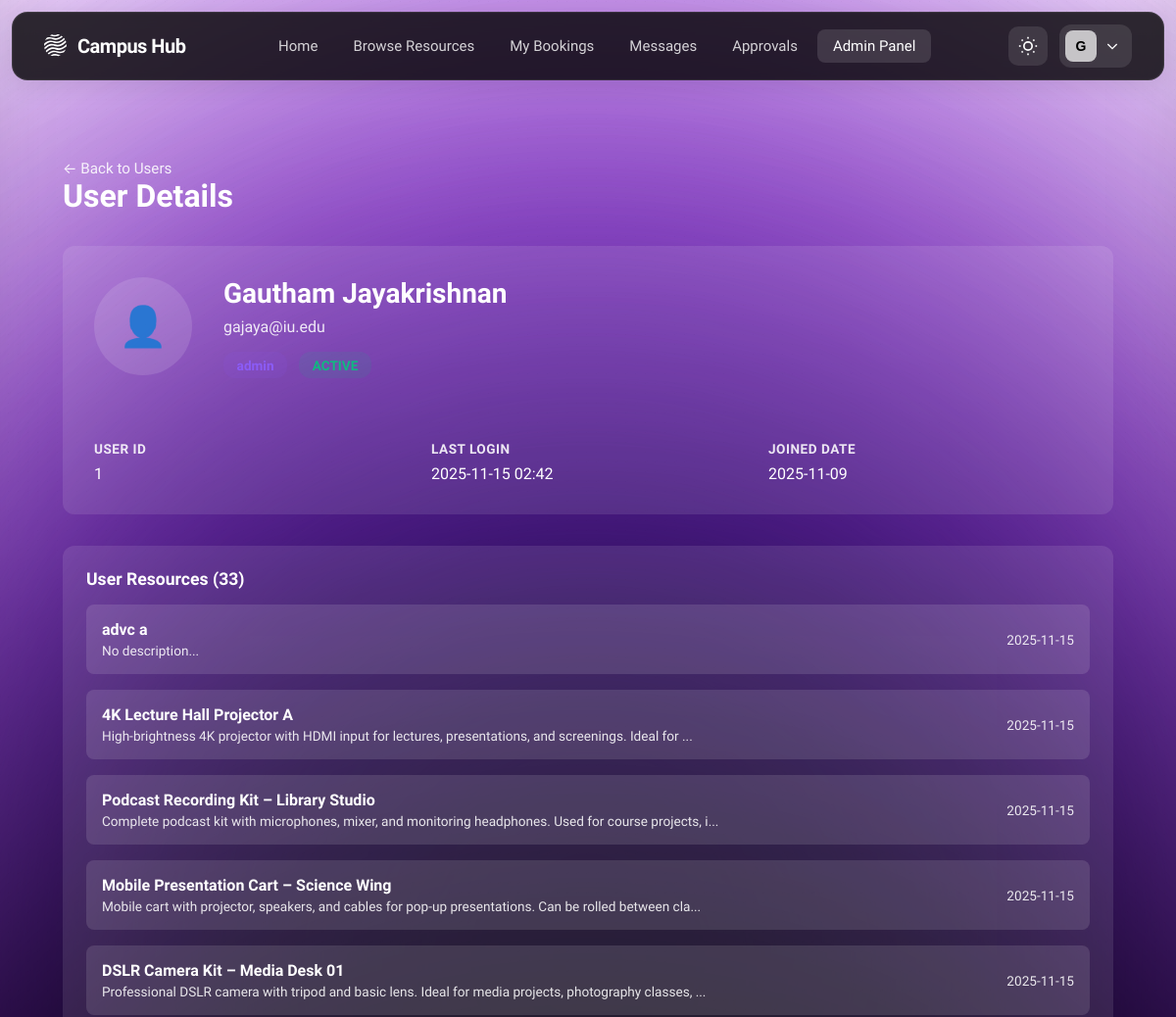
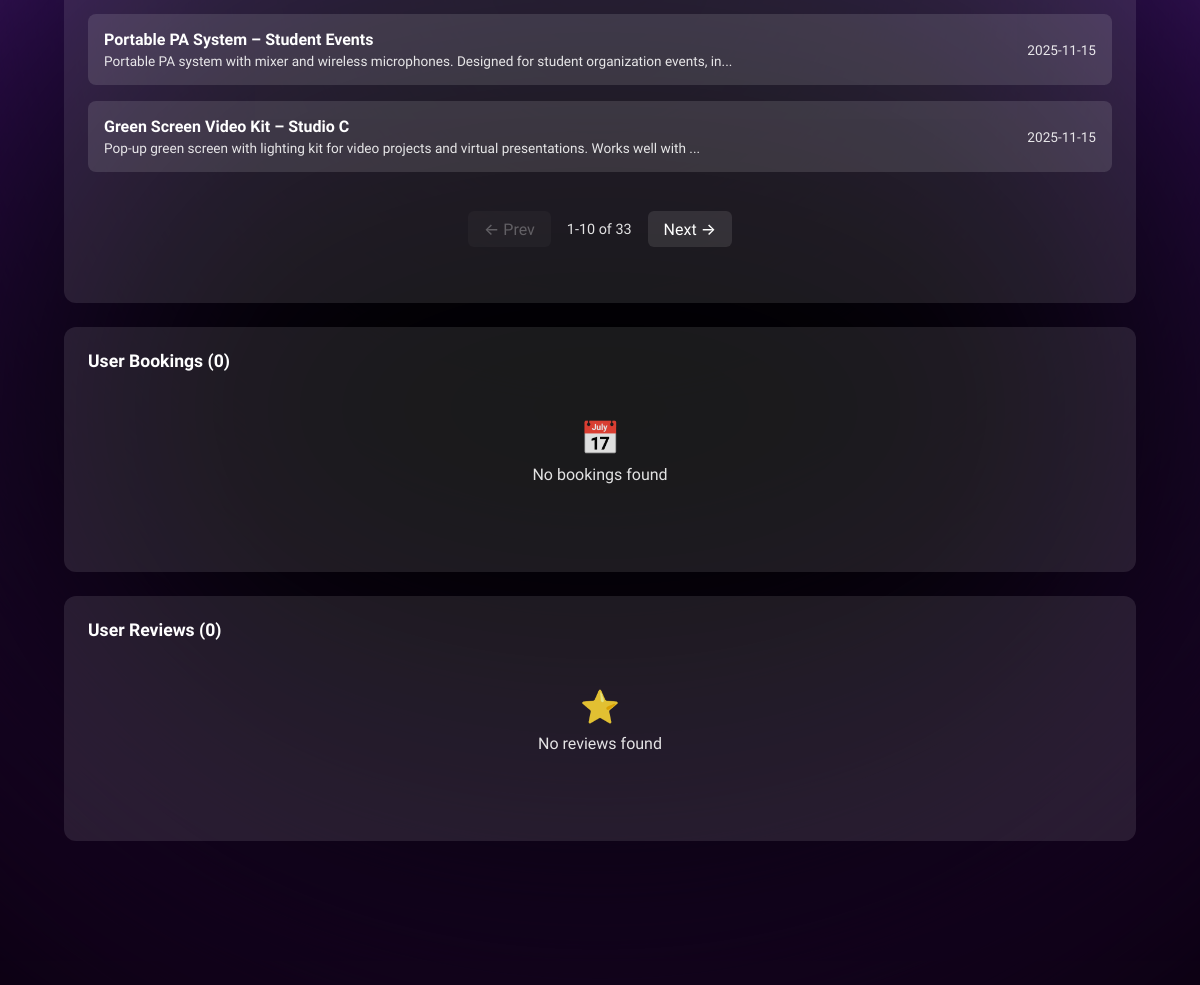
/admin/users/1 (signed in), run on the app's committed database (2 pictures, top to bottom).
### tables this page shows
CREATE TABLE users (
    user_id INTEGER PRIMARY KEY AUTOINCREMENT,
    name TEXT NOT NULL,
    email TEXT NOT NULL UNIQUE,
    password_hash TEXT NOT NULL,
    role TEXT NOT NULL CHECK (role IN ('student','staff','admin')),
    profile_image TEXT,
    department_id INTEGER REFERENCES departments(department_id),
    email_verified BOOLEAN NOT NULL DEFAULT 0,
    verification_token TEXT,
    verification_token_expires DATETIME,
    reset_password_token TEXT,
    reset_password_expires DATETIME,
    created_at DATETIME DEFAULT CURRENT_TIMESTAMP,
    updated_at DATETIME
, is_banned INTEGER DEFAULT 0, last_login TIMESTAMP);

CREATE TABLE resources (
    resource_id INTEGER PRIMARY KEY AUTOINCREMENT,
    owner_type TEXT NOT NULL CHECK (owner_type IN ('user','group')),
    owner_id INTEGER NOT NULL,  -- Polymorphic FK: user_id when owner_type='user', group_id when owner_type='group'
    title TEXT NOT NULL,
    description TEXT,
    category_id INTEGER REFERENCES resource_categories(category_id),
    location TEXT,
    capacity INTEGER CHECK (capacity > 0 OR capacity IS NULL),  -- NULL for resources without capacity limits
    status TEXT NOT NULL DEFAULT 'draft' CHECK (status IN ('draft','published','archived')),
    availability_mode TEXT NOT NULL DEFAULT 'rules' CHECK (availability_mode IN ('rules','open','by-request')),
    requires_approval BOOLEAN NOT NULL DEFAULT 0,
    created_at DATETIME DEFAULT CURRENT_TIMESTAMP,
    updated_at DATETIME
, images TEXT, availability_rules TEXT);

### src/controllers/admin_controller.py (the view)
@admin_bp.route('/users/<int:user_id>')
@login_required
@role_required('admin')
def user_detail(user_id):
    try:
        user = UserDAL.get_user_by_id(user_id)
        if not user:
            flash('User not found.', 'danger')
            return redirect(url_for('admin.users'))
        if user.get('is_banned'):
            user['status'] = 'banned'
        else:
            user['status'] = 'active'
        resources_page = request.args.get('resources_page', 1, type=int)
        bookings_page = request.args.get('bookings_page', 1, type=int)
        reviews_page = request.args.get('reviews_page', 1, type=int)
        user_resources = ResourceDAL.get_all_resources(
            owner_type='user',
            owner_id=user_id,
            limit=1000  # Fetch all resources
        )
        user_bookings = BookingDAL.get_bookings_by_user(user_id, limit=1000)
        user_reviews = ReviewDAL.get_reviews_by_user(user_id, limit=1000)
        return render_template(
            'admin/user_detail.html',
            user=user,
            user_resources=user_resources,
            user_bookings=user_bookings,
            user_reviews=user_reviews,
            resources_page=resources_page,
            bookings_page=bookings_page,
            reviews_page=reviews_page
        )
    except Exception as e:
        logger.error(f"Error loading user detail: {str(e)}", exc_info=True)
        flash('Error loading user details.', 'danger')
        return redirect(url_for('admin.users'))

### src/templates/admin/user_detail.html (shortened to what this page needs)
{% extends 'base.html' %}
{% block content %}
<div class="admin-container">
    <div class="page-header">
        <div>
            <a href="{{ url_for('admin.users') }}" class="back-link">← Back to Users</a>
            <h1>User Details</h1>
        </div>
    </div>
    <div class="user-info-card">
        <div class="user-header">
            <div class="user-avatar">
                {% if user.profile_image %}
                <img src="{{ user.profile_image }}" alt="{{ user.name }}" style="width: 100%; height: 100%; border-radius: 50%; object-fit: cover;">
                {% else %}
                👤
                {% endif %}
            </div>
            <div class="user-main-info">
                <h2>{{ user.name }}</h2>
                <div class="user-email">{{ user.email }}</div>
                <div class="user-badges">
                    <span class="role-badge {{ user.role }}">{{ user.role }}</span>
                    <span class="status-badge {{ user.status }}">{{ user.status }}</span>
                </div>
            </div>
        </div>
        <div class="user-details-grid">
            <div class="detail-item">
                <div class="detail-label">User ID</div>
                <div class="detail-value">{{ user.user_id }}</div>
            </div>
            <div class="detail-item">
                <div class="detail-label">Last Login</div>
                <div class="detail-value">{{ user.last_login[:16] if user.last_login else 'Never' }}</div>
            </div>
            <div class="detail-item">
                <div class="detail-label">Joined Date</div>
                <div class="detail-value">{{ user.created_at[:10] if user.created_at else 'N/A' }}</div>
            </div>
        </div>
    </div>
    <div class="activity-grid" id="user-activity">
        <div class="activity-section">
            <h3>User Resources ({{ user_resources|length }})</h3>
            {% if user_resources %}
            {% set resources_start = (resources_page - 1) * 10 %}
            {% set resources_end = resources_start + 10 %}
            {% set resources_total_pages = ((user_resources|length - 1) // 10 + 1) if user_resources|length > 0 else 1 %}
            <div class="activity-list">
                {% for resource in user_resources[resources_start:resources_end] %}
                <a href="{{ url_for('resource.detail', resource_id=resource.resource_id) }}" style="text-decoration: none; color: inherit;">
                    <div class="activity-item" style="cursor: pointer;">
                        <div class="activity-info">
                            <h4>{{ resource.title }}</h4>
                            <p>{{ resource.description[:100] if resource.description else 'No description' }}...</p>
                        </div>
                        <div class="activity-date">{{ resource.created_at[:10] if resource.created_at else 'N/A' }}</div>
                    </div>
                </a>
                {% endfor %}
            </div>
            {% if user_resources|length > 10 %}
            <div class="pagination-controls">
                {% if resources_page > 1 %}
                <a href="{{ url_for('admin.user_detail', user_id=user.user_id, resources_page=resources_page-1, bookings_page=bookings_page, reviews_page=reviews_page) }}#user-activity" class="pagination-arrow">← Prev</a>
                {% else %}
                <span class="pagination-arrow disabled">← Prev</span>
                {% endif %}
                <span class="pagination-page-info">{{ resources_start + 1 }}-{{ [resources_end, user_resources|length]|min }} of {{ user_resources|length }}</span>
                {% if resources_page < resources_total_pages %}
                <a href="{{ url_for('admin.user_detail', user_id=user.user_id, resources_page=resources_page+1, bookings_page=bookings_page, reviews_page=reviews_page) }}#user-activity" class="pagination-arrow">Next →</a>
                {% else %}
                <span class="pagination-arrow disabled">Next →</span>
                {% endif %}
            </div>
            {% endif %}
            {% else %}
            <div class="empty-state">
                <div class="empty-state-icon">📚</div>
                <p>No resources found</p>
            </div>
            {% endif %}
        </div>
        <div class="activity-section">
            <h3>User Bookings ({{ user_bookings|length }})</h3>
            {% if user_bookings %}
            {% set bookings_start = (bookings_page - 1) * 10 %}
            {% set bookings_end = bookings_start + 10 %}
            {% set bookings_total_pages = ((user_bookings|length - 1) // 10 + 1) if user_bookings|length > 0 else 1 %}
            <div class="activity-list">
                {% for booking in user_bookings[bookings_start:bookings_end] %}
                <a href="{{ url_for('admin.bookings', booking_id=booking.booking_id) }}" style="text-decoration: none; color: inherit;">
                    <div class="activity-item" style="cursor: pointer;">
                        <div class="activity-info">
                            <h4>{{ booking.resource_title }}</h4>
                            <p><strong>Status:</strong> <span class="status-badge {{ booking.status }}">{{ booking.status }}</span></p>
                            <p><strong>Time:</strong> {{ booking.start_time[:16] if booking.start_time else 'N/A' }} - {{ booking.end_time[:16] if booking.end_time else 'N/A' }}</p>
                            {% if booking.resource_location %}
                            <p><strong>Location:</strong> {{ booking.resource_location }}</p>
                            {% endif %}
                        </div>
                        <div class="activity-date">{{ booking.created_at[:10] if booking.created_at else 'N/A' }}</div>
                    </div>
                </a>
                {% endfor %}
            </div>
            {% if user_bookings|length > 10 %}
            <div class="pagination-controls">
                {% if bookings_page > 1 %}
                <a href="{{ url_for('admin.user_detail', user_id=user.user_id, resources_page=resources_page, bookings_page=bookings_page-1, reviews_page=reviews_page) }}#user-activity" class="pagination-arrow">← Prev</a>
                {% else %}
                <span class="pagination-arrow disabled">← Prev</span>
                {% endif %}
                <span class="pagination-page-info">{{ bookings_start + 1 }}-{{ [bookings_end, user_bookings|length]|min }} of {{ user_bookings|length }}</span>
                {% if bookings_page < bookings_total_pages %}
                <a href="{{ url_for('admin.user_detail', user_id=user.user_id, resources_page=resources_page, bookings_page=bookings_page+1, reviews_page=reviews_page) }}#user-activity" class="pagination-arrow">Next →</a>
                {% else %}
                <span class="pagination-arrow disabled">Next →</span>
                {% endif %}
            </div>
            {% endif %}
            {% else %}
            <div class="empty-state">
                <div class="empty-state-icon">📅</div>
                <p>No bookings found</p>
            </div>
            {% endif %}
        </div>
        <div class="activity-section">
            <h3>User Reviews ({{ user_reviews|length }})</h3>
            {% if user_reviews %}
            {% set reviews_start = (reviews_page - 1) * 10 %}
            {% set reviews_end = reviews_start + 10 %}
            {% set reviews_total_pages = ((user_reviews|length - 1) // 10 + 1) if user_reviews|length > 0 else 1 %}
            <div class="activity-list">
                {% for review in user_reviews[reviews_start:reviews_end] %}
                <a href="{{ url_for('resource.detail', resource_id=review.resource_id) }}" style="text-decoration: none; color: inherit;">
                    <div class="activity-item" style="cursor: pointer;">
                        <div class="activity-info">
                            <h4>Rating: {{ review.rating }}/5</h4>
                            <p>{{ review.comment[:100] if review.comment else 'No comment' }}...</p>
                        </div>
                        <div class="activity-date">{{ review.created_at[:10] if review.created_at else 'N/A' }}</div>
                    </div>
                </a>
                {% endfor %}
            </div>
            {% if user_reviews|length > 10 %}
            <div class="pagination-controls">
                {% if reviews_page > 1 %}
                <a href="{{ url_for('admin.user_detail', user_id=user.user_id, resources_page=resources_page, bookings_page=bookings_page, reviews_page=reviews_page-1) }}#user-activity" class="pagination-arrow">← Prev</a>
                {% else %}
                <span class="pagination-arrow disabled">← Prev</span>
                {% endif %}
                <span class="pagination-page-info">{{ reviews_start + 1 }}-{{ [reviews_end, user_reviews|length]|min }} of {{ user_reviews|length }}</span>
                {% if reviews_page < reviews_total_pages %}
                <a href="{{ url_for('admin.user_detail', user_id=user.user_id, resources_page=resources_page, bookings_page=bookings_page, reviews_page=reviews_page+1) }}#user-activity" class="pagination-arrow">Next →</a>
                {% else %}
                <span class="pagination-arrow disabled">Next →</span>
                {% endif %}
            </div>
            {% endif %}
            {% else %}
            <div class="empty-state">
                <div class="empty-state-icon">⭐</div>
                <p>No reviews found</p>
            </div>
            {% endif %}
        </div>
    </div>
</div>
{% endblock %}

### src/templates/base.html (shortened to what this page needs)
<!DOCTYPE html>
<html lang="en" data-theme="dark">
<head>
    <link rel="stylesheet" href="{{ url_for('static', filename='css/home.css') }}">
</head>
<body>
    <div class="background-effects">
        <div class="blur-white"></div>
        <div class="gradient-ellipse-1">
            <div style="position: absolute; inset: -31.25% -24.81%;">
            </div>
        </div>
        <div class="gradient-ellipse-2">
            <div style="position: absolute; inset: -41.49% -30.77%;">
            </div>
        </div>
        <div class="gradient-ellipse-3">
            <div style="position: absolute; inset: -62.11% -38.17%;">
            </div>
        </div>
        <div class="gradient-ellipse-4">
            <div style="position: absolute; inset: -37.04% -24.07%;">
            </div>
        </div>
        <div class="noise-texture"></div>
    </div>
    <nav class="navbar">
        <div class="navbar-container">
            <div class="navbar-left">
                <a href="{{ url_for('main.index') }}" class="navbar-logo">
                    <span class="logo-text">Campus Hub</span>
                </a>
            </div>
            <div class="navbar-center">
                <a href="{{ url_for('main.index') }}" class="nav-link {% if request.endpoint == 'main.index' %}active{% endif %}">Home</a>
                <a href="{{ url_for('resource.index') }}" class="nav-link {% if request.endpoint and request.endpoint.startswith('resource.') %}active{% endif %}">Browse Resources</a>
                {% if current_user.is_authenticated %}
                    <a href="{{ url_for('booking.index') }}" class="nav-link {% if request.endpoint and request.endpoint.startswith('booking.') and request.endpoint != 'booking.pending_approvals' %}active{% endif %}">My Bookings</a>
                    <a href="{{ url_for('message.inbox') }}" class="nav-link {% if request.endpoint and request.endpoint.startswith('message.') %}active{% endif %}" style="position: relative;">
                        Messages
                    </a>
                    {% if current_user.role in ['staff', 'admin'] %}
                        <a href="{{ url_for('booking.pending_approvals') }}" class="nav-link {% if request.endpoint == 'booking.pending_approvals' %}active{% endif %}" style="position: relative;">
                            Approvals
                        </a>
                    {% endif %}
                    {% if current_user.role == 'admin' %}
                        <a href="{{ url_for('admin.dashboard') }}" class="nav-link {% if request.endpoint and request.endpoint.startswith('admin.') %}active{% endif %}">Admin Panel</a>
                    {% endif %}
                {% endif %}
            </div>
            <div class="navbar-right">
                <button class="theme-toggle" onclick="toggleTheme()" aria-label="Toggle theme">
                </button>
                {% if current_user.is_authenticated %}
                <div class="account-dropdown">
                    <button class="account-button" onclick="toggleAccountMenu()">
                        <div class="account-avatar">
                            {{ current_user.name[0].upper() }}
                        </div>
                        <svg class="chevron-icon" fill="none" stroke="currentColor" stroke-width="2" viewBox="0 0 24 24">
                            <path d="M19 9l-7 7-7-7"/>
                        </svg>
                    </button>
                </div>
                {% endif %}
            </div>
        </div>
    </nav>
    <main class="main-content">
        {% block content %}{% endblock %}
    </main>
</body>
</html>

### data on the page
users: name "G", name "Gautham Jayakrishnan", email "gajaya@iu.edu", role "admin", user_id "1", last_login "2025-11-15 02:42", created_at "2025-11-09"
resources: title "advc a", description "No description", created_at "2025-11-15"
resources: title "4K Lecture Hall Projector A", description "High-brightness 4K projector with HDMI input for lectures, presentations, and screenings. Ideal for", created_at "2025-11-15"
resources: title "Podcast Recording Kit – Library Studio", description "Complete podcast kit with microphones, mixer, and monitoring headphones. Used for course projects, i", created_at "2025-11-15"
resources: title "Mobile Presentation Cart – Science Wing", description "Mobile cart with projector, speakers, and cables for pop-up presentations. Can be rolled between cla", created_at "2025-11-15"
resources: title "DSLR Camera Kit – Media Desk 01", description "Professional DSLR camera with tripod and basic lens. Ideal for media projects, photography classes,", created_at "2025-11-15"
resources: title "Portable PA System – Student Events", description "Portable PA system with mixer and wireless microphones. Designed for student organization events, in", created_at "2025-11-15"
resources: title "Green Screen Video Kit – Studio C", description "Pop-up green screen with lighting kit for video projects and virtual presentations. Works well with", created_at "2025-11-15"

### other printed values
{{ user.status }} "ACTIVE"
{{ user_resources|length }} "33"
{{ resources_start + 1 }} "1"
{{ [resources_end, user_resources|length]|min }} "10"
{{ user_bookings|length }} "0"
{{ user_reviews|length }} "0"
